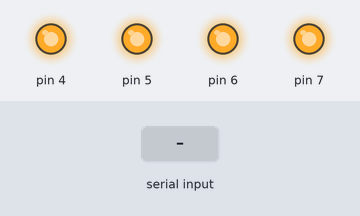
The sketch below on a simulated Arduino Uno, built with avr-gcc and run on an emulated ATmega328P. On the bench: output pins drawn as LEDs (lit = HIGH). Inputs (shaded band) come from the test bench.

Above: at 1.2 s.
1.3 s: byte 30 received over Serial
At 2.5 s:
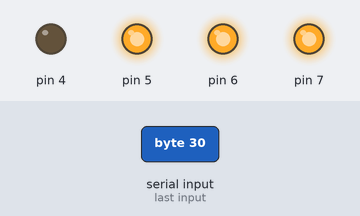
2.8 s: byte 90 received over Serial
At 3.6 s:
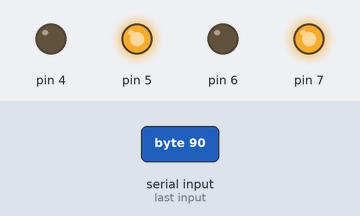
4.3 s: byte 120 received over Serial
At 4.8 s:
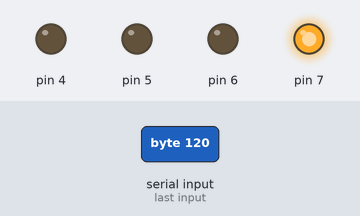
Timing chart, 0 to 7.3 s (numbered marks = the images above; inputs shaded):
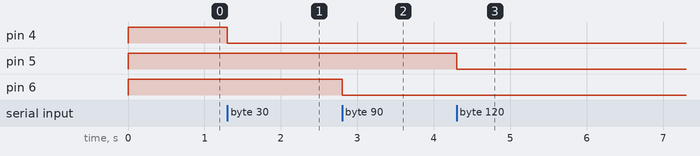

The sketch:

sketch_mar15a.ino
```cpp
void setup() {
  Serial.begin(9600);
  for (int i = 4; i <= 7; i++) {
    pinMode(i, OUTPUT);
    digitalWrite(i, HIGH);
  }
}

void loop() {
  bool states[8];
  bool bytes_read = false;

  while (Serial.available() > 0) {
    int j = Serial.read();
    for (int i = 0; i < 8; i++) {
       states[i] = (j>>i)&1;
    }
    bytes_read = true;
  }

  // pin 4 - relay 1 - forward
  // pin 5 - relay 2 - right
  // pin 6 - relay 3 - reverse
  // pin 7 - relay 4 - left
  if (bytes_read) {
    for (int i = 4; i <= 7; i++) {
      digitalWrite(i, states[i-4] ? HIGH : LOW);
    }
  }
}
```

Measured:
- after the input at 1.3 s, pin 4: HIGH → LOW at once
- after the input at 2.8 s, pin 6: HIGH → LOW at once
- after the input at 4.3 s, pin 5: HIGH → LOW at once
